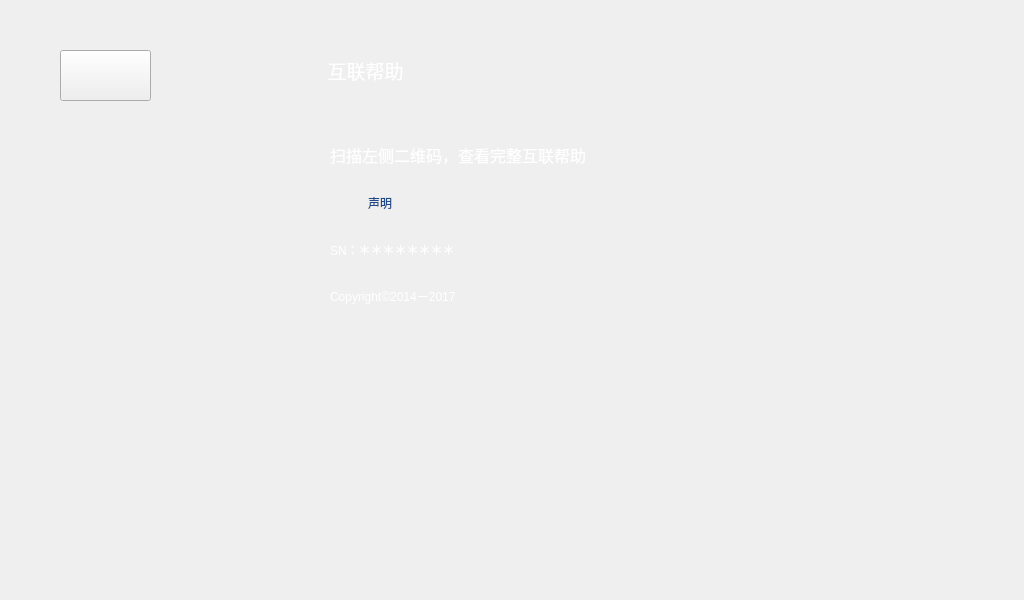
<?xml version="1.0" encoding="UTF-8"?>
<ui version="4.0">
 <class>Help</class>
 <widget class="QWidget" name="Help">
  <property name="geometry">
   <rect>
    <x>0</x>
    <y>0</y>
    <width>1024</width>
    <height>600</height>
   </rect>
  </property>
  <property name="windowTitle">
   <string>Form</string>
  </property>
  <widget class="QLabel" name="label_4">
   <property name="geometry">
    <rect>
     <x>330</x>
     <y>240</y>
     <width>181</width>
     <height>20</height>
    </rect>
   </property>
   <property name="styleSheet">
    <string notr="true">color: rgb(255, 255, 255);</string>
   </property>
   <property name="text">
    <string>SN：＊＊＊＊＊＊＊＊</string>
   </property>
  </widget>
  <widget class="QPushButton" name="btnBack">
   <property name="geometry">
    <rect>
     <x>60</x>
     <y>50</y>
     <width>91</width>
     <height>51</height>
    </rect>
   </property>
   <property name="focusPolicy">
    <enum>Qt::NoFocus</enum>
   </property>
   <property name="styleSheet">
    <string notr="true">QPushButton{border-image: url(:/pmc_image/ic_back_default.png);}
 QPushButton:pressed{border-image: url(:/pmc_image/ic_back_pressed.png);}</string>
   </property>
   <property name="text">
    <string/>
   </property>
  </widget>
  <widget class="QLabel" name="label_3">
   <property name="geometry">
    <rect>
     <x>330</x>
     <y>139</y>
     <width>361</width>
     <height>31</height>
    </rect>
   </property>
   <property name="font">
    <font>
     <pointsize>12</pointsize>
    </font>
   </property>
   <property name="styleSheet">
    <string notr="true">color: rgb(255, 255, 255);</string>
   </property>
   <property name="text">
    <string>扫描左侧二维码，查看完整互联帮助</string>
   </property>
  </widget>
  <widget class="QPushButton" name="pushButton">
   <property name="geometry">
    <rect>
     <x>330</x>
     <y>187</y>
     <width>100</width>
     <height>31</height>
    </rect>
   </property>
   <property name="focusPolicy">
    <enum>Qt::NoFocus</enum>
   </property>
   <property name="styleSheet">
    <string notr="true">color: rgb(32, 74, 135);
background-color:transparent;</string>
   </property>
   <property name="text">
    <string>声明</string>
   </property>
   <property name="flat">
    <bool>true</bool>
   </property>
  </widget>
  <widget class="QLabel" name="label">
   <property name="geometry">
    <rect>
     <x>270</x>
     <y>50</y>
     <width>191</width>
     <height>41</height>
    </rect>
   </property>
   <property name="font">
    <font>
     <pointsize>14</pointsize>
    </font>
   </property>
   <property name="styleSheet">
    <string notr="true">color: rgb(255, 255, 255);</string>
   </property>
   <property name="text">
    <string>互联帮助</string>
   </property>
   <property name="alignment">
    <set>Qt::AlignCenter</set>
   </property>
  </widget>
  <widget class="QLabel" name="download">
   <property name="geometry">
    <rect>
     <x>110</x>
     <y>150</y>
     <width>161</width>
     <height>151</height>
    </rect>
   </property>
   <property name="styleSheet">
    <string notr="true">border-image: url(:/pmc_image/download.png);</string>
   </property>
   <property name="text">
    <string/>
   </property>
  </widget>
  <widget class="QLabel" name="label_5">
   <property name="geometry">
    <rect>
     <x>330</x>
     <y>280</y>
     <width>311</width>
     <height>31</height>
    </rect>
   </property>
   <property name="styleSheet">
    <string notr="true">color: rgb(255, 255, 255);</string>
   </property>
   <property name="text">
    <string>Copyright©2014－2017</string>
   </property>
  </widget>
 </widget>
 <resources/>
 <connections/>
</ui>
